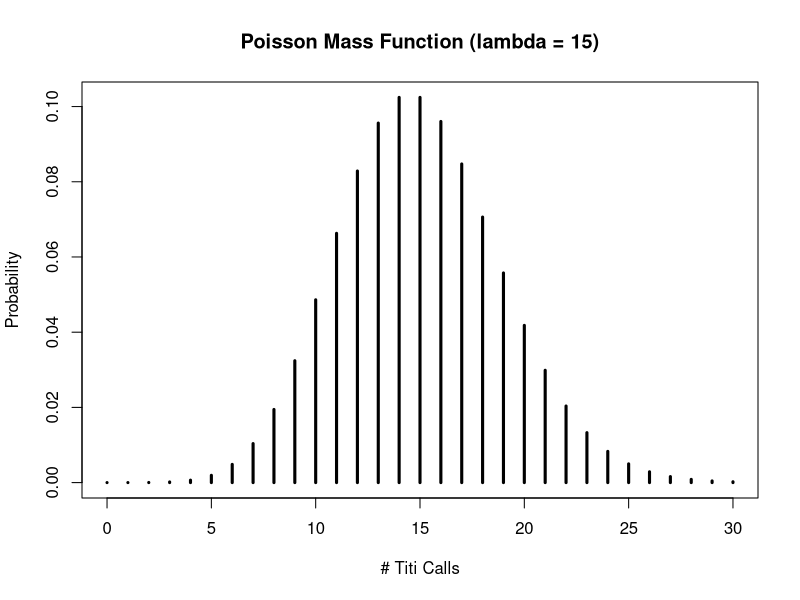
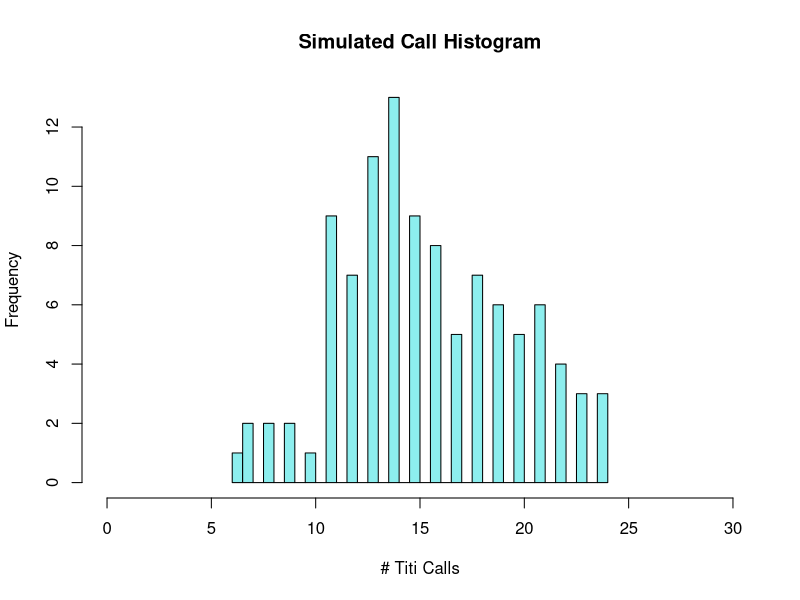

R code for these plots, in order:
## ---- chunk 1
x<- ppois(8, lambda=15, lower=FALSE)    
x
## ---- chunk 2
x<- ppois(0, lambda=15)    
x
## ---- chunk 3
x<- dpois(3, lambda=15, log=FALSE) #if log = TRUE, probability is given as log
x
## ---- chunk 4
z<-dpois(0:30, lambda = 15)
plot(0:30, dpois(0:30, lambda = 15),
     type='h',
     main='Poisson Mass Function (lambda = 15)',
     ylab='Probability',
     xlab ='# Titi Calls',
     lwd=3)
## ---- chunk 5
y<-rpois(104,lambda=15)
y
hist(y,xlim=c(0,30),xlab="# Titi Calls",main="Simulated Call Histogram",breaks=30,col="darkslategray2")
